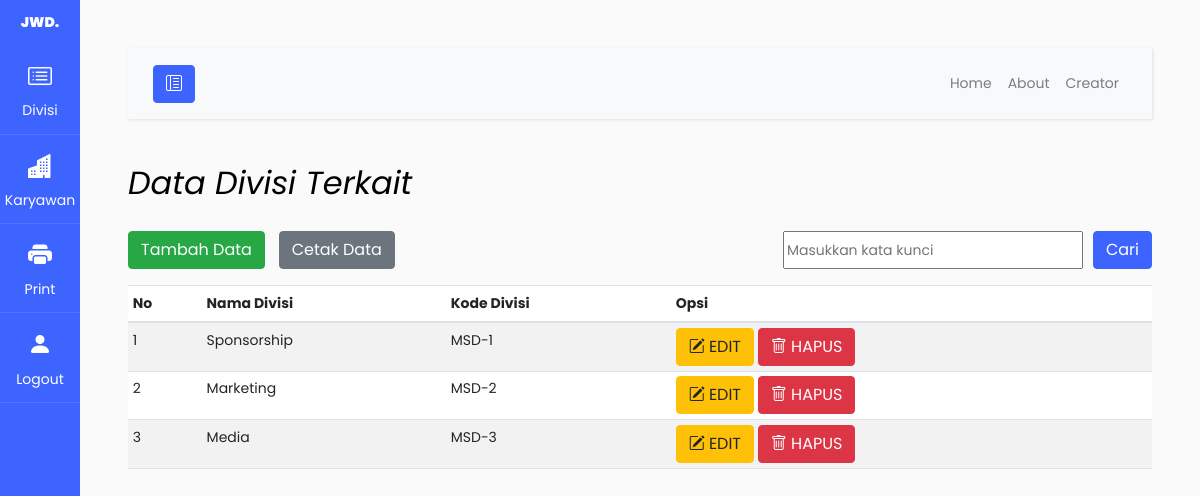
/tampilan/divisi.php (signed in), run on the app's committed database.
### tables this page shows
CREATE TABLE `divisi` (
  `kode_divisi` char(16) NOT NULL,
  `nama_divisi` varchar(32) DEFAULT NULL
);

### tampilan/divisi.php (the view, shortened to what this page needs)
<!DOCTYPE html>
<html lang="en">
<head>
    <link href="https://cdn.jsdelivr.net/npm/bootstrap@5.3.0/dist/css/bootstrap.min.css" rel="stylesheet">
    <link href="https://cdn.jsdelivr.net/npm/bootstrap-icons@1.10.3/font/bootstrap-icons.css" rel="stylesheet">
	<link rel="stylesheet" href="../css/style.css">
</head>
<body>
<div class="wrapper d-flex align-items-stretch">
    <?php
    include '../asset/sidebar.php';
    ?>
    <div id="content" class="p-4 p-md-5">
    <?php
    include '../asset/navbar.php';
    ?>
    <h2 class="mb-4"><em>Data Divisi Terkait</em></h2>
    <main>
    <div class="d-flex justify-content-between mb-3">
  <div>
      <a href="create_div.php" class="btn btn-success" style="margin-right:10px;">Tambah Data</a>
      <a href="../cetak/cetak_div.php" class="btn btn-secondary" target="_blank">Cetak Data</a>
  </div>
  <div>
    <form action="" method="post" class="d-flex">
      <input type="text" name="search_keyword" placeholder="Masukkan kata kunci" style="width:300px;">
      <button type="submit" class="btn btn-primary" style="margin-left: 10px;">Cari</button>
    </form>
  </div>
</div>
<?php
include '../database/koneksi.php';
if ($_SERVER['REQUEST_METHOD'] == 'POST' && isset($_POST['search_keyword'])) {
    $search_keyword = $_POST['search_keyword'];
    $query = "SELECT * FROM divisi WHERE nama_divisi LIKE '%$search_keyword%' OR kode_divisi LIKE '%$search_keyword%'";
} else {
    $query = "SELECT * FROM divisi";
}
$no = 1;
$data = mysqli_query($koneksi, $query);
?>
<div class="table-responsive large">
    <table class="table table-striped table-sm">
        <thead>
            <tr>
                <th scope="col">No</th>
                <th scope="col">Nama Divisi</th>
                <th scope="col">Kode Divisi</th>
                <th scope="col">Opsi</th>
            </tr>
        </thead>
        <tbody>
            <?php
            while ($d = mysqli_fetch_array($data)) {
                ?>
                <tr>
                    <td><?php echo $no++; ?></td>
                    <td><?php echo $d['nama_divisi']; ?></td>
                    <td><?php echo $d['kode_divisi']; ?></td>
                    <td>
                        <a href="edit_div.php?kode_divisi=<?php echo $d['kode_divisi']; ?>" class="btn btn-warning"><i class="bi bi-pencil-square"></i> EDIT</a>
                        <button onclick="confirmDelete('<?php echo $d['kode_divisi']; ?>')" class="btn btn-danger"><i class="bi bi-trash"></i> HAPUS</button>
                    </td>
                </tr>
            <?php
            }
            ?>
        </tbody>
    </table>
</div>
    </main>
  </div>
</div>
</body>
</html>

### data on the page
divisi: nama_divisi "Sponsorship", kode_divisi "MSD-1"
divisi: nama_divisi "Marketing", kode_divisi "MSD-2"
divisi: nama_divisi "Media", kode_divisi "MSD-3"
